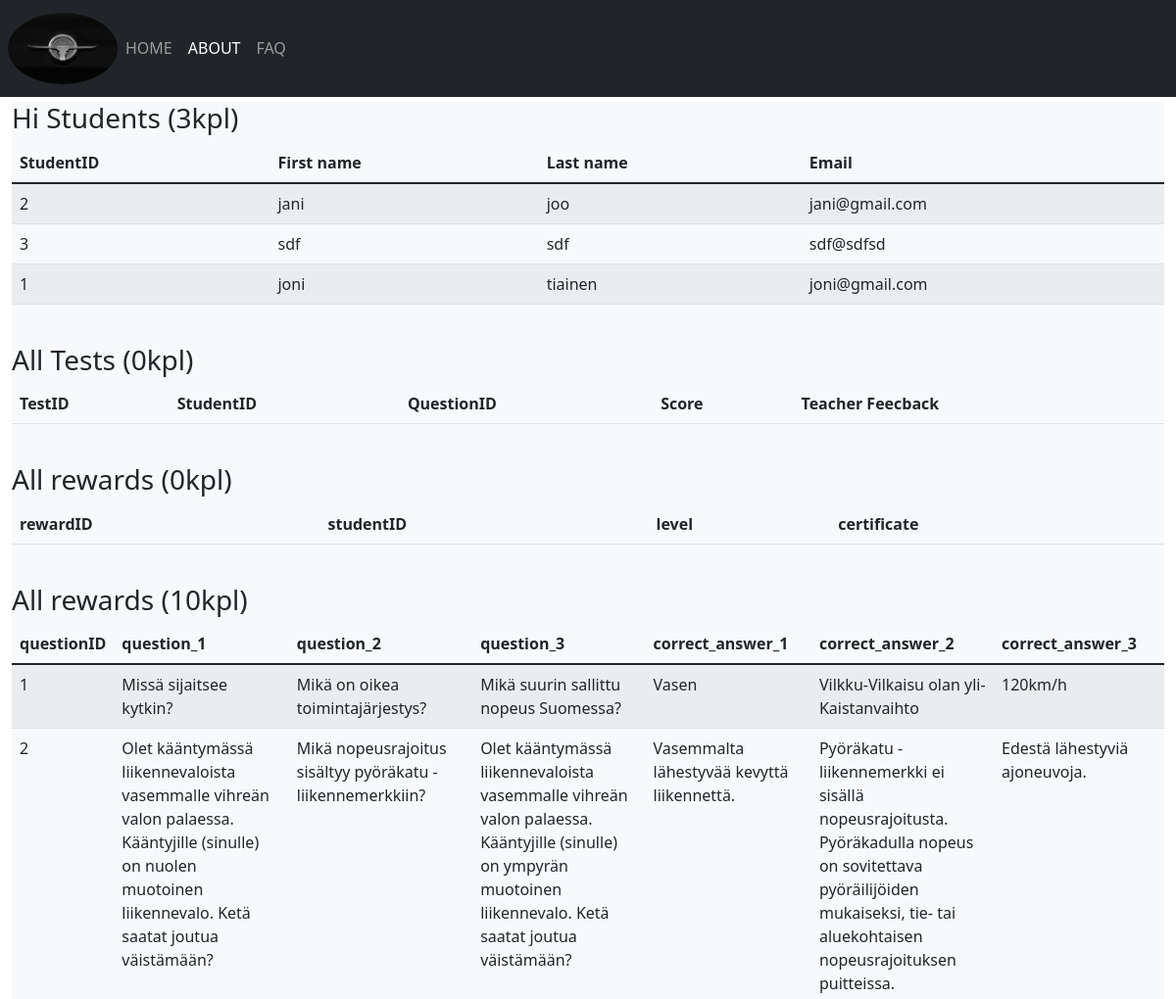
The page /index.php?page=about (upper part) on the database as committed earlier.
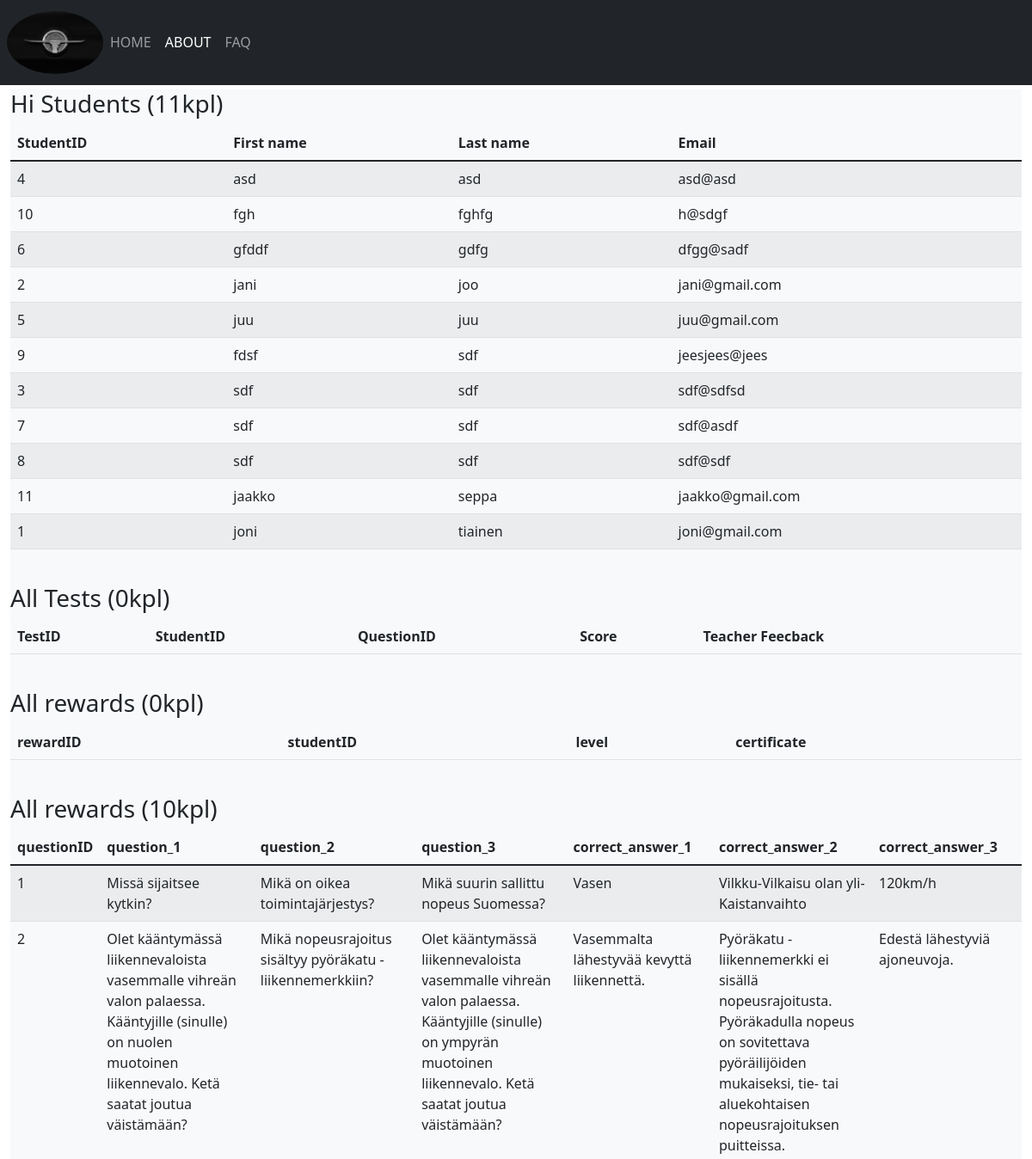
The same page on the database as committed later.
### tables this page shows
CREATE TABLE `student` (
  `studentID` int(3) NOT NULL,
  `first_name` varchar(32) NOT NULL,
  `last_name` varchar(32) NOT NULL,
  `email` varchar(32) NOT NULL
);

CREATE TABLE `question` (
  `questionID` int(11) NOT NULL,
  `question_1` varchar(255) NOT NULL,
  `question_2` varchar(255) NOT NULL,
  `question_3` varchar(255) NOT NULL,
  `opt_1_1` varchar(255) NOT NULL,
  `opt_1_2` varchar(255) NOT NULL,
  `opt_1_3` varchar(255) NOT NULL,
  `opt_2_1` varchar(255) NOT NULL,
  `opt_2_2` varchar(255) NOT NULL,
  `opt_2_3` varchar(255) NOT NULL,
  `opt_3_1` varchar(255) NOT NULL,
  `opt_3_2` varchar(255) NOT NULL,
  `opt_3_3` varchar(255) NOT NULL,
  `correct_answer_1` varchar(255) NOT NULL,
  `correct_answer_2` varchar(255) NOT NULL,
  `correct_answer_3` varchar(255) NOT NULL
);

### includes/about.php (the view, shortened to what this page needs)
<?php
require_once('dbConnect.php');
$sql='SELECT * FROM student ORDER by last_name, first_name';
$result=$conn->query($sql);
$rows=mysqli_num_rows($result);
?>
<h3>Hi Students  (<?php echo $rows ?>kpl)</h3>
<table class="table table-striped">
    <thead>
      <tr>
        <th>StudentID</th>
        <th>First name</th>
        <th>Last name</th>
        <th>Email</th>
      </tr>
    </thead>
    <tbody>
      <?php
      while($row=$result->fetch_assoc()){
          echo '<tr>';
          echo '<td>'.$row['studentID'].'</td>';
          echo '<td>'.$row['first_name'].'</td>';
          echo '<td>'.$row['last_name'].'</td>';
          echo '<td>'.$row['email'].'</td>';
          echo '</tr>';
      }
      ?>
    </tbody>
  </table>
<?php
$sql='SELECT * FROM test ORDER by testID';
$result=$conn->query($sql);
$rows=mysqli_num_rows($result);
?>
<br><h3>All Tests  (<?php echo $rows ?>kpl)</h3>
<table class="table table-striped">
    <thead>
      <tr>
        <th>TestID</th>
        <th>StudentID</th>
        <th>QuestionID</th>
        <th>Score</th>
        <th>Teacher Feecback</th>
      </tr>
    </thead>
  </table>
<?php
$sql='SELECT * FROM reward ORDER by studentID';
$result=$conn->query($sql);
$rows=mysqli_num_rows($result);
?>
<br><h3>All rewards  (<?php echo $rows ?>kpl)</h3>
<table class="table table-striped">
    <thead>
      <tr>
        <th>rewardID</th>
        <th>studentID</th>
        <th>level</th>
        <th>certificate</th>
      </tr>
    </thead>
  </table>
<?php
$sql='SELECT * FROM question ORDER by questionID';
$result=$conn->query($sql);
$rows=mysqli_num_rows($result);
?>
<br><h3>All rewards  (<?php echo $rows ?>kpl)</h3>
<table class="table table-striped">
    <thead>
      <tr>
        <th>questionID</th>
        <th>question_1</th>
        <th>question_2</th>
        <th>question_3</th>
        <th>correct_answer_1</th>
        <th>correct_answer_2</th>
        <th>correct_answer_3</th>
      </tr>
    </thead>
    <tbody>
      <?php
      while($row=$result->fetch_assoc()){
          echo '<tr>';
          echo '<td>'.$row['questionID'].'</td>';
          echo '<td>'.$row['question_1'].'</td>';
          echo '<td>'.$row['question_2'].'</td>';
          echo '<td>'.$row['question_3'].'</td>';
          echo '<td>'.$row['correct_answer_1'].'</td>';
          echo '<td>'.$row['correct_answer_2'].'</td>';
          echo '<td>'.$row['correct_answer_3'].'</td>';
          echo '</tr>';
      }
      ?>
    </tbody>
  </table>

### includes/head.php (shortened to what this page needs)
<!DOCTYPE html>
<html lang="en">
<head>
  <link href="https://cdn.jsdelivr.net/npm/bootstrap@5.1.3/dist/css/bootstrap.min.css" rel="stylesheet">
  <link href="css/style.css" rel="stylesheet">
</head>
<body>
  <div class="container-fluid ">

### index.php (shortened to what this page needs)
<?php
  if(isset($_GET['page'])) $page = $_GET['page']; else $page = '';
  if(isset($_GET['user'])) $user = $_GET['user']; else $user = '';
?>
<?php require_once('includes/head.php') ?>
<?php
  if($user == 'student') require_once('includes/header_student.php');
  elseif($user == 'teacher') require_once('includes/header_teacher.php');
  else require_once('includes/header_default.php');
?>
<?php require_once('includes/main.php') ?>
<?php require_once('includes/footer.php') ?>

### includes/header_default.php (shortened to what this page needs)
  <header id="header-container">
    <nav class="navbar fixed-top navbar-expand-sm bg-dark navbar-dark px-2">
      <a class="navbar-brand m-0" href="index.php">
        <img id="mainlogo" class="img-fluid d-block" src="img/testlogo.jpg" alt="logo">
      </a>
      <div class="collapse navbar-collapse" id="collapsibleNavbar">
        <ul class="navbar-nav">
          <li class="nav-item">
            <a class="nav-link <?php if($page == 'home') echo 'active' ?>" href="index.php?page=home">HOME</a>
          </li>
          <li class="nav-item">
            <a class="nav-link <?php if($page == 'about') echo 'active' ?>" href="index.php?page=about">ABOUT</a>
          </li>
          <li class="nav-item">
            <a class="nav-link <?php if($page == 'faq') echo 'active' ?>" href="index.php?page=faq">FAQ</a>
          </li>
        </ul>
      </div>
    </nav>
</header>

### includes/main.php (shortened to what this page needs)
<main class="bg-light min-vh-100">
  <?php
    require_once('functions/functions.php');
  ?>
  <?php
    if($page == '' && $user == '') include('indexmodal.php');
    elseif($page == 'about') include('about.php');
    elseif($page == 'faq') include('faq.php');
    elseif($page == 'test') include('test.php');
    elseif($page == 'feedback') include('feedback.php');
    else echo '
    <div class="jumbotron">
    <h1 class="mb-3 mt-0 display-3 text-light bg-dark p-3 text-center">Welcome to Datadrivers</h1>
    </div>
    ';
  ?>
</main>

### includes/footer.php (shortened to what this page needs)
</div> <?php  ?>
</body>
</html>

### css/style.css (style rules this page uses)
#mainlogo { max-width: 7rem; width: 100%; border-radius: 50% !important; }
#header-container { margin-bottom: 6.5rem !important; }

Rows that differ between the two databases and show on the page:
added student: studentID "4", first_name "asd", last_name "asd", email "asd@asd"
added student: studentID "10", first_name "fgh", last_name "fghfg", email "h@sdgf"
added student: studentID "6", first_name "gfddf", last_name "gdfg", email "dfgg@sadf"
added student: studentID "5", first_name "juu", last_name "juu", email "juu@gmail.com"
added student: studentID "9", first_name "fdsf", last_name "sdf", email "jeesjees@jees"
added student: studentID "7", first_name "sdf", last_name "sdf", email "sdf@asdf"
added student: studentID "8", first_name "sdf", last_name "sdf", email "sdf@sdf"
added student: studentID "11", first_name "jaakko", last_name "seppa", email "jaakko@gmail.com"
Other text that changed with them:
$rows: "3" → "11"
